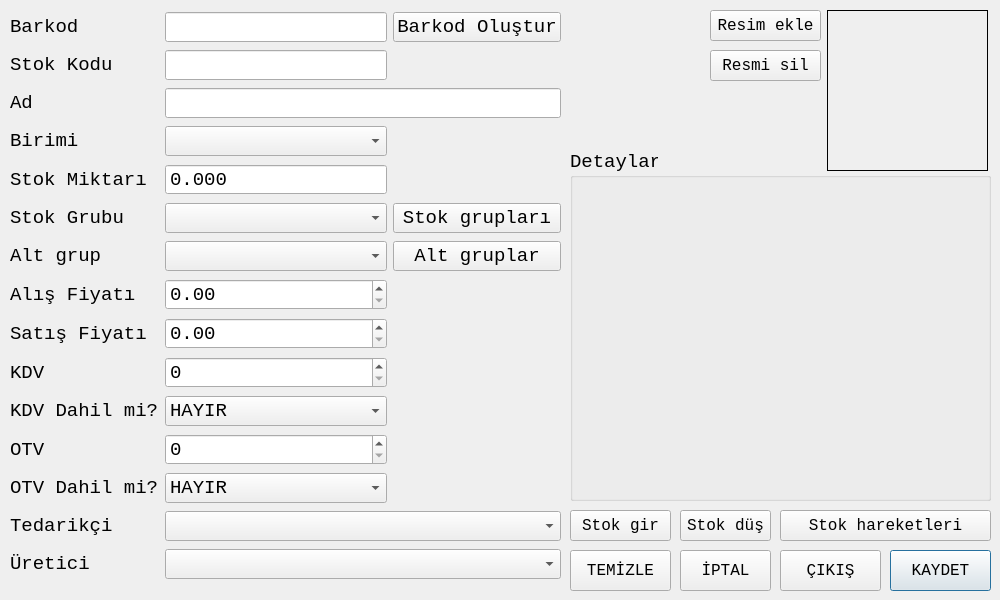
<?xml version="1.0" encoding="UTF-8"?>
<ui version="4.0">
 <class>StokKartiForm</class>
 <widget class="QDialog" name="StokKartiForm">
  <property name="geometry">
   <rect>
    <x>0</x>
    <y>0</y>
    <width>1000</width>
    <height>600</height>
   </rect>
  </property>
  <property name="minimumSize">
   <size>
    <width>1000</width>
    <height>600</height>
   </size>
  </property>
  <property name="maximumSize">
   <size>
    <width>1000</width>
    <height>600</height>
   </size>
  </property>
  <property name="font">
   <font>
    <family>Monospace</family>
    <pointsize>14</pointsize>
   </font>
  </property>
  <property name="windowTitle">
   <string>Stok Kartı Bilgileri</string>
  </property>
  <widget class="QLabel" name="UrunResimlabel">
   <property name="enabled">
    <bool>true</bool>
   </property>
   <property name="geometry">
    <rect>
     <x>827</x>
     <y>10</y>
     <width>161</width>
     <height>161</height>
    </rect>
   </property>
   <property name="font">
    <font>
     <family>Monospace</family>
     <pointsize>12</pointsize>
    </font>
   </property>
   <property name="styleSheet">
    <string notr="true">color: rgb(0, 0, 0);</string>
   </property>
   <property name="frameShape">
    <enum>QFrame::Box</enum>
   </property>
   <property name="text">
    <string/>
   </property>
   <property name="pixmap">
    <pixmap resource="images.qrc">:/images/ui/box.png</pixmap>
   </property>
   <property name="scaledContents">
    <bool>true</bool>
   </property>
   <property name="alignment">
    <set>Qt::AlignCenter</set>
   </property>
  </widget>
  <widget class="QPushButton" name="KaydetpushButton">
   <property name="geometry">
    <rect>
     <x>890</x>
     <y>550</y>
     <width>101</width>
     <height>41</height>
    </rect>
   </property>
   <property name="font">
    <font>
     <family>Monospace</family>
     <pointsize>12</pointsize>
    </font>
   </property>
   <property name="text">
    <string>KAYDET</string>
   </property>
   <property name="icon">
    <iconset resource="images.qrc">
     <normaloff>:/images/ui/check.png</normaloff>:/images/ui/check.png</iconset>
   </property>
   <property name="iconSize">
    <size>
     <width>28</width>
     <height>28</height>
    </size>
   </property>
  </widget>
  <widget class="QPushButton" name="iptalpushButton">
   <property name="geometry">
    <rect>
     <x>680</x>
     <y>550</y>
     <width>91</width>
     <height>41</height>
    </rect>
   </property>
   <property name="font">
    <font>
     <family>Monospace</family>
     <pointsize>12</pointsize>
    </font>
   </property>
   <property name="text">
    <string>İPTAL</string>
   </property>
   <property name="icon">
    <iconset resource="images.qrc">
     <normaloff>:/images/ui/remove.png</normaloff>:/images/ui/remove.png</iconset>
   </property>
   <property name="iconSize">
    <size>
     <width>28</width>
     <height>28</height>
    </size>
   </property>
  </widget>
  <widget class="QPushButton" name="temizlepushButton">
   <property name="geometry">
    <rect>
     <x>570</x>
     <y>550</y>
     <width>101</width>
     <height>41</height>
    </rect>
   </property>
   <property name="font">
    <font>
     <family>Monospace</family>
     <pointsize>12</pointsize>
    </font>
   </property>
   <property name="text">
    <string>TEMİZLE</string>
   </property>
   <property name="icon">
    <iconset resource="images.qrc">
     <normaloff>:/images/ui/eraser.png</normaloff>:/images/ui/eraser.png</iconset>
   </property>
   <property name="iconSize">
    <size>
     <width>28</width>
     <height>28</height>
    </size>
   </property>
  </widget>
  <widget class="QPushButton" name="ResimEklepushButton">
   <property name="geometry">
    <rect>
     <x>710</x>
     <y>10</y>
     <width>111</width>
     <height>31</height>
    </rect>
   </property>
   <property name="font">
    <font>
     <family>Monospace</family>
     <pointsize>12</pointsize>
    </font>
   </property>
   <property name="text">
    <string>Resim ekle</string>
   </property>
  </widget>
  <widget class="QPushButton" name="ResimSilpushButton">
   <property name="geometry">
    <rect>
     <x>710</x>
     <y>50</y>
     <width>111</width>
     <height>31</height>
    </rect>
   </property>
   <property name="font">
    <font>
     <family>Monospace</family>
     <pointsize>12</pointsize>
    </font>
   </property>
   <property name="text">
    <string>Resmi sil</string>
   </property>
  </widget>
  <widget class="QGroupBox" name="groupBox">
   <property name="geometry">
    <rect>
     <x>570</x>
     <y>150</y>
     <width>421</width>
     <height>351</height>
    </rect>
   </property>
   <property name="title">
    <string>Detaylar</string>
   </property>
  </widget>
  <widget class="QWidget" name="layoutWidget">
   <property name="geometry">
    <rect>
     <x>10</x>
     <y>10</y>
     <width>551</width>
     <height>581</height>
    </rect>
   </property>
   <layout class="QGridLayout" name="gridLayout">
    <item row="1" column="0">
     <widget class="QLabel" name="label_2">
      <property name="text">
       <string>Stok Kodu</string>
      </property>
     </widget>
    </item>
    <item row="5" column="0">
     <widget class="QLabel" name="label_7">
      <property name="text">
       <string>Stok Grubu</string>
      </property>
     </widget>
    </item>
    <item row="9" column="0">
     <widget class="QLabel" name="label_10">
      <property name="text">
       <string>KDV</string>
      </property>
     </widget>
    </item>
    <item row="7" column="0">
     <widget class="QLabel" name="label_8">
      <property name="text">
       <string>Alış Fiyatı</string>
      </property>
     </widget>
    </item>
    <item row="4" column="0">
     <widget class="QLabel" name="label_6">
      <property name="text">
       <string>Stok Miktarı</string>
      </property>
     </widget>
    </item>
    <item row="0" column="0">
     <widget class="QLabel" name="label">
      <property name="text">
       <string>Barkod</string>
      </property>
     </widget>
    </item>
    <item row="3" column="1">
     <widget class="QComboBox" name="BirimicomboBox"/>
    </item>
    <item row="2" column="0">
     <widget class="QLabel" name="label_3">
      <property name="text">
       <string>Ad</string>
      </property>
     </widget>
    </item>
    <item row="13" column="0">
     <widget class="QLabel" name="label_14">
      <property name="text">
       <string>Tedarikçi</string>
      </property>
     </widget>
    </item>
    <item row="6" column="2">
     <widget class="QPushButton" name="pushButton">
      <property name="text">
       <string>Alt gruplar</string>
      </property>
     </widget>
    </item>
    <item row="0" column="2">
     <widget class="QPushButton" name="BarkodOlusturpushButton">
      <property name="text">
       <string>Barkod Oluştur</string>
      </property>
     </widget>
    </item>
    <item row="11" column="1">
     <widget class="QSpinBox" name="OTVspinBox"/>
    </item>
    <item row="5" column="2">
     <widget class="QPushButton" name="stokGruplaripushButton">
      <property name="text">
       <string>Stok grupları</string>
      </property>
     </widget>
    </item>
    <item row="14" column="0">
     <widget class="QLabel" name="label_16">
      <property name="text">
       <string>Üretici</string>
      </property>
     </widget>
    </item>
    <item row="2" column="1" colspan="2">
     <widget class="QLineEdit" name="AdlineEdit"/>
    </item>
    <item row="3" column="0">
     <widget class="QLabel" name="label_5">
      <property name="text">
       <string>Birimi</string>
      </property>
     </widget>
    </item>
    <item row="7" column="1">
     <widget class="QDoubleSpinBox" name="AFiyatdoubleSpinBox">
      <property name="maximum">
       <double>9999999.990000000223517</double>
      </property>
     </widget>
    </item>
    <item row="0" column="1">
     <widget class="QLineEdit" name="BarkodlineEdit"/>
    </item>
    <item row="8" column="1">
     <widget class="QDoubleSpinBox" name="SFiyatdoubleSpinBox">
      <property name="maximum">
       <double>9999999.990000000223517</double>
      </property>
     </widget>
    </item>
    <item row="1" column="1">
     <widget class="QLineEdit" name="StokKodlineEdit"/>
    </item>
    <item row="5" column="1">
     <widget class="QComboBox" name="StokGrubucomboBox"/>
    </item>
    <item row="14" column="1" colspan="2">
     <widget class="QComboBox" name="UreticicomboBox"/>
    </item>
    <item row="12" column="0">
     <widget class="QLabel" name="label_13">
      <property name="text">
       <string>OTV Dahil mi?</string>
      </property>
     </widget>
    </item>
    <item row="6" column="1">
     <widget class="QComboBox" name="altGrupcomboBox"/>
    </item>
    <item row="12" column="1">
     <widget class="QComboBox" name="OTVDahilcomboBox">
      <item>
       <property name="text">
        <string>HAYIR</string>
       </property>
      </item>
      <item>
       <property name="text">
        <string>EVET</string>
       </property>
      </item>
     </widget>
    </item>
    <item row="10" column="0">
     <widget class="QLabel" name="label_11">
      <property name="text">
       <string>KDV Dahil mi?</string>
      </property>
     </widget>
    </item>
    <item row="9" column="1">
     <widget class="QSpinBox" name="KDVspinBox"/>
    </item>
    <item row="13" column="1" colspan="2">
     <widget class="QComboBox" name="TedarikcicomboBox"/>
    </item>
    <item row="6" column="0">
     <widget class="QLabel" name="label_17">
      <property name="text">
       <string>Alt grup</string>
      </property>
     </widget>
    </item>
    <item row="8" column="0">
     <widget class="QLabel" name="label_9">
      <property name="text">
       <string>Satış Fiyatı</string>
      </property>
     </widget>
    </item>
    <item row="10" column="1">
     <widget class="QComboBox" name="KDVDahilcomboBox">
      <item>
       <property name="text">
        <string>HAYIR</string>
       </property>
      </item>
      <item>
       <property name="text">
        <string>EVET</string>
       </property>
      </item>
     </widget>
    </item>
    <item row="11" column="0">
     <widget class="QLabel" name="label_12">
      <property name="text">
       <string>OTV</string>
      </property>
     </widget>
    </item>
    <item row="4" column="1">
     <widget class="QDoubleSpinBox" name="MiktardoubleSpinBox">
      <property name="buttonSymbols">
       <enum>QAbstractSpinBox::NoButtons</enum>
      </property>
      <property name="decimals">
       <number>3</number>
      </property>
      <property name="maximum">
       <double>99999999.989999994635582</double>
      </property>
     </widget>
    </item>
   </layout>
  </widget>
  <widget class="QPushButton" name="cikispushButton">
   <property name="geometry">
    <rect>
     <x>780</x>
     <y>550</y>
     <width>101</width>
     <height>41</height>
    </rect>
   </property>
   <property name="font">
    <font>
     <family>Monospace</family>
     <pointsize>12</pointsize>
    </font>
   </property>
   <property name="text">
    <string>ÇIKIŞ</string>
   </property>
   <property name="icon">
    <iconset resource="images.qrc">
     <normaloff>:/images/ui/cikis.png</normaloff>:/images/ui/cikis.png</iconset>
   </property>
   <property name="iconSize">
    <size>
     <width>28</width>
     <height>28</height>
    </size>
   </property>
  </widget>
  <widget class="QPushButton" name="stokHareketleripushButton">
   <property name="geometry">
    <rect>
     <x>780</x>
     <y>510</y>
     <width>211</width>
     <height>31</height>
    </rect>
   </property>
   <property name="font">
    <font>
     <family>Monospace</family>
     <pointsize>12</pointsize>
    </font>
   </property>
   <property name="text">
    <string>Stok hareketleri</string>
   </property>
   <property name="icon">
    <iconset resource="images.qrc">
     <normaloff>:/images/ui/chart-100.png</normaloff>:/images/ui/chart-100.png</iconset>
   </property>
   <property name="iconSize">
    <size>
     <width>28</width>
     <height>28</height>
    </size>
   </property>
  </widget>
  <widget class="QPushButton" name="stokGirpushButton">
   <property name="geometry">
    <rect>
     <x>570</x>
     <y>510</y>
     <width>101</width>
     <height>31</height>
    </rect>
   </property>
   <property name="font">
    <font>
     <family>Monospace</family>
     <pointsize>12</pointsize>
    </font>
   </property>
   <property name="text">
    <string>Stok gir</string>
   </property>
  </widget>
  <widget class="QPushButton" name="stokDuspushButton">
   <property name="geometry">
    <rect>
     <x>680</x>
     <y>510</y>
     <width>91</width>
     <height>31</height>
    </rect>
   </property>
   <property name="font">
    <font>
     <family>Monospace</family>
     <pointsize>12</pointsize>
    </font>
   </property>
   <property name="text">
    <string>Stok düş</string>
   </property>
  </widget>
  <zorder>layoutWidget</zorder>
  <zorder>KaydetpushButton</zorder>
  <zorder>iptalpushButton</zorder>
  <zorder>temizlepushButton</zorder>
  <zorder>ResimEklepushButton</zorder>
  <zorder>ResimSilpushButton</zorder>
  <zorder>groupBox</zorder>
  <zorder>UrunResimlabel</zorder>
  <zorder>cikispushButton</zorder>
  <zorder>stokHareketleripushButton</zorder>
  <zorder>stokGirpushButton</zorder>
  <zorder>stokDuspushButton</zorder>
 </widget>
 <tabstops>
  <tabstop>BarkodlineEdit</tabstop>
  <tabstop>StokKodlineEdit</tabstop>
  <tabstop>AdlineEdit</tabstop>
  <tabstop>BirimicomboBox</tabstop>
  <tabstop>MiktardoubleSpinBox</tabstop>
  <tabstop>StokGrubucomboBox</tabstop>
  <tabstop>altGrupcomboBox</tabstop>
  <tabstop>AFiyatdoubleSpinBox</tabstop>
  <tabstop>SFiyatdoubleSpinBox</tabstop>
  <tabstop>KDVspinBox</tabstop>
  <tabstop>KDVDahilcomboBox</tabstop>
  <tabstop>OTVspinBox</tabstop>
  <tabstop>OTVDahilcomboBox</tabstop>
  <tabstop>TedarikcicomboBox</tabstop>
  <tabstop>UreticicomboBox</tabstop>
  <tabstop>KaydetpushButton</tabstop>
  <tabstop>cikispushButton</tabstop>
  <tabstop>iptalpushButton</tabstop>
  <tabstop>temizlepushButton</tabstop>
  <tabstop>stokDuspushButton</tabstop>
  <tabstop>stokGirpushButton</tabstop>
  <tabstop>stokHareketleripushButton</tabstop>
  <tabstop>ResimEklepushButton</tabstop>
  <tabstop>ResimSilpushButton</tabstop>
  <tabstop>stokGruplaripushButton</tabstop>
  <tabstop>pushButton</tabstop>
  <tabstop>BarkodOlusturpushButton</tabstop>
 </tabstops>
 <resources>
  <include location="images.qrc"/>
 </resources>
 <connections/>
</ui>
